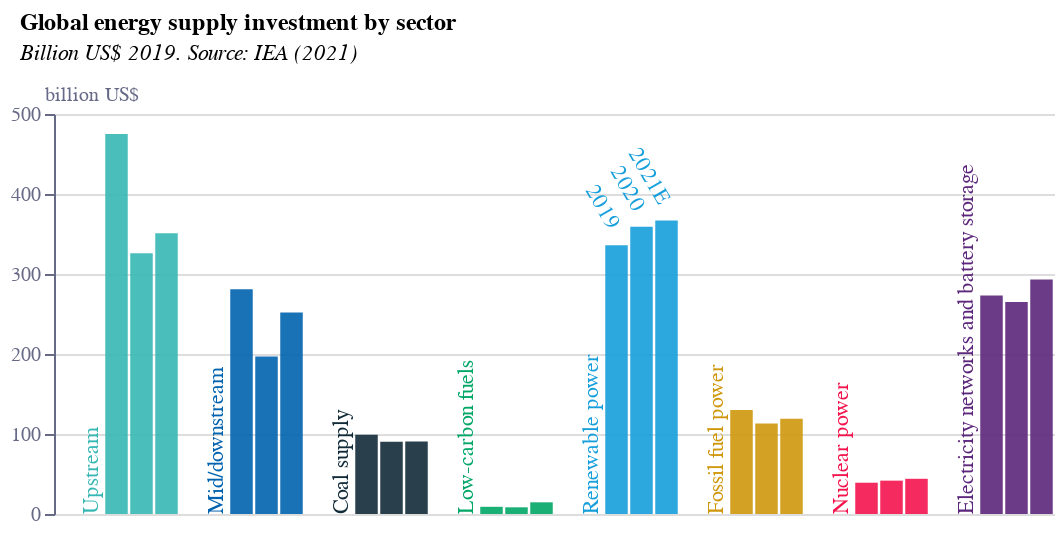

The code cell stored with this chart in its notebook:
### Code cell
base = alt.Chart(f2).encode(
    x=alt.X("index:N", sort=[], axis=None),
    y=alt.Y(
        "value:Q",
        sort=[],
        axis=alt.Axis(
            grid=True,
            title="billion US$",
            titleAnchor="start",
            labelColor=colors["eco-gray"],
            titleColor=colors["eco-gray"],
            tickColor=colors["eco-gray"],
            domainColor=colors["eco-gray"],
            titleFontSize=10,
            labelFontSize=10,
            titleFontWeight="normal",
            titleX=-5,
            titleY=-5,
            titleBaseline="bottom",
            titleAngle=0,
            titleAlign="left",
            tickCount=7,
            format=".0f",
        ),
    ),
    color=alt.Color(
        "industry:N",
        legend=None,
        scale=alt.Scale(
            range=[
                colors["eco-dark-blue"],
                colors["eco-purple"],
                scale_lightness(colors["eco-yellow"], 0.7),
                colors["eco-green"],
                colors["eco-mid-blue"],
                colors["eco-dot"],
                colors["eco-light-blue"],
                colors["eco-turquiose"],
            ]
        ),
    ),
)
bars = base.mark_bar(opacity=0.9).encode(x=alt.X("index:N", sort=[], axis=None))
axes = (
    alt.Chart(
        pd.DataFrame(
            [
                {"t": "Upstream", "y": 0, "x": "Upstream_2018"},
                {
                    "t": "Mid/downstream",
                    "y": 0,
                    "x": "Mid/downstream_2018",
                },
                {
                    "t": "Coal supply",
                    "y": 0,
                    "x": "Coal supply_2018",
                },
                {
                    "t": "Low-carbon fuels",
                    "y": 0,
                    "x": "Low-carbon fuels_2018",
                },
                {
                    "t": "Renewable power",
                    "y": 0,
                    "x": "Renewable power_2018",
                },
                {
                    "t": "Fossil fuel power",
                    "y": 0,
                    "x": "Fossil fuel power_2018",
                },
                {
                    "t": "Nuclear power",
                    "y": 0,
                    "x": "Nuclear power_2018",
                },
                {
                    "t": "Electricity networks and battery storage",
                    "y": 0,
                    "x": "Electricity networks and battery storage_2018",
                },
            ]
        )
    )
    .mark_text(angle=270, align="left")
    .encode(
        x=alt.X("x:N", sort=None, axis=None),
        y="y:Q",
        text="t:N",
        color=alt.Color("t:N", legend=None),
    )
)
year = (
    bars.mark_text(align="right", angle=60, dx=-8, dy=-3)
    .encode(text="year:N")
    .transform_filter("datum.industry=='Renewable power'")
    .transform_filter(
        alt.FieldOneOfPredicate(field="year", oneOf=["2019", "2020", "2021E"])
    )
)

title = alt.TitleParams(
    "Global energy supply investment by sector",
    subtitle=["Billion US$ 2019. Source: IEA (2021)"],
    anchor="start",
    align="left",
    dx=5,
    dy=-5,
    fontSize=12,
    subtitleFontSize=11,
    subtitleFontStyle="italic",
)
layer1 = (
    ((bars + axes + year).properties(height=200, width=500))
    .configure_view(stroke=None)
    .properties(title=title)
)
layer1.save("visualisation/" + f + ".json")
layer1.save("visualisation/" + f + ".png")
open("README.md", "a").write(readme)
layer1

### Figure 1 — Vega-Lite specification as saved in the notebook (floating-point values rounded to 4 significant figures)
{"config": {"view": {"continuousWidth": 400, "continuousHeight": 300, "stroke": null}}, "layer": [{"data": {"name": "data-8a573172ccb1f6513a73410c9da4facb"}, "mark": {"type": "bar", "opacity": 0.9}, "encoding": {"color": {"type": "nominal", "field": "industry", "legend": null, "scale": {"range": ["#122B39", "#5C267B", "#cf970c", "#00A767", "#0063AF", "#F4134D", "#179FDB", "#36B7B4"]}}, "x": {"type": "nominal", "axis": null, "field": "index", "sort": []}, "y": {"type": "quantitative", "axis": {"domainColor": "#676A86", "format": ".0f", "grid": true, "labelColor": "#676A86", "labelFontSize": 10, "tickColor": "#676A86", "tickCount": 7, "title": "billion US$", "titleAlign": "left", "titleAnchor": "start", "titleAngle": 0, "titleBaseline": "bottom", "titleColor": "#676A86", "titleFontSize": 10, "titleFontWeight": "normal", "titleX": -5, "titleY": -5}, "field": "value", "sort": []}}}, {"data": {"name": "data-a20f1176c7465a125ee0bed6fe7dee57"}, "mark": {"type": "text", "align": "left", "angle": 270}, "encoding": {"color": {"type": "nominal", "field": "t", "legend": null}, "text": {"type": "nominal", "field": "t"}, "x": {"type": "nominal", "axis": null, "field": "x", "sort": null}, "y": {"type": "quantitative", "field": "y"}}}, {"data": {"name": "data-8a573172ccb1f6513a73410c9da4facb"}, "mark": {"type": "text", "align": "right", "angle": 60, "dx": -8, "dy": -3}, "encoding": {"color": {"type": "nominal", "field": "industry", "legend": null, "scale": {"range": ["#122B39", "#5C267B", "#cf970c", "#00A767", "#0063AF", "#F4134D", "#179FDB", "#36B7B4"]}}, "text": {"type": "nominal", "field": "year"}, "x": {"type": "nominal", "axis": null, "field": "index", "sort": []}, "y": {"type": "quantitative", "axis": {"domainColor": "#676A86", "format": ".0f", "grid": true, "labelColor": "#676A86", "labelFontSize": 10, "tickColor": "#676A86", "tickCount": 7, "title": "billion US$", "titleAlign": "left", "titleAnchor": "start", "titleAngle": 0, "titleBaseline": "bottom", "titleColor": "#676A86", "titleFontSize": 10, "titleFontWeight": "normal", "titleX": -5, "titleY": -5}, "field": "value", "sort": []}}, "transform": [{"filter": "datum.industry=='Renewable power'"}, {"filter": {"field": "year", "oneOf": ["2019", "2020", "2021E"]}}]}], "height": 200, "title": {"text": "Global energy supply investment by sector", "align": "left", "anchor": "start", "dx": 5, "dy": -5, "fontSize": 12, "subtitle": ["Billion US$ 2019. Source: IEA (2021)"], "subtitleFontSize": 11, "subtitleFontStyle": "italic"}, "width": 500, "$schema": "https://vega.github.io/schema/vega-lite/v4.8.1.json", "datasets": {"data-8a573172ccb1f6513a73410c9da4facb": [{"industry": "Upstream", "index": "Upstream_2017", "value": 0.0, "year": 2017}, {"industry": "Upstream", "index": "Upstream_2018", "value": 0.0, "year": 2018}, {"industry": "Upstream", "index": "Upstream_2019", "value": 475.0, "year": "2019"}, {"industry": "Upstream", "index": "Upstream_2020", "value": 326.0, "year": "2020"}, {"industry": "Upstream", "index": "Upstream_2021E", "value": 351.0, "year": "2021E"}, {"industry": "Mid/downstream", "index": "Mid/downstream_2017", "value": 0.0, "year": 2017}, {"industry": "Mid/downstream", "index": "Mid/downstream_2018", "value": 0.0, "year": 2018}, {"industry": "Mid/downstream", "index": "Mid/downstream_2019", "value": 281.0, "year": "2019"}, {"industry": "Mid/downstream", "index": "Mid/downstream_2020", "value": 197.0, "year": "2020"}, {"industry": "Mid/downstream", "index": "Mid/downstream_2021E", "value": 252.0, "year": "2021E"}, {"industry": "Coal supply", "index": "Coal supply_2017", "value": 0.0, "year": 2017}, {"industry": "Coal supply", "index": "Coal supply_2018", "value": 0.0, "year": 2018}, {"industry": "Coal supply", "index": "Coal supply_2019", "value": 99.1, "year": "2019"}, {"industry": "Coal supply", "index": "Coal supply_2020", "value": 90.2, "year": "2020"}, {"industry": "Coal supply", "index": "Coal supply_2021E", "value": 90.6, "year": "2021E"}, {"industry": "Low-carbon fuels", "index": "Low-carbon fuels_2017", "value": 0.0, "year": 2017}, {"industry": "Low-carbon fuels", "index": "Low-carbon fuels_2018", "value": 0.0, "year": 2018}, {"industry": "Low-carbon fuels", "index": "Low-carbon fuels_2019", "value": 8.99, "year": "2019"}, {"industry": "Low-carbon fuels", "index": "Low-carbon fuels_2020", "value": 8.35, "year": "2020"}, {"industry": "Low-carbon fuels", "index": "Low-carbon fuels_2021E", "value": 14.6, "year": "2021E"}, {"industry": "Renewable power", "index": "Renewable power_2017", "value": 0.0, "year": 2017}, {"industry": "Renewable power", "index": "Renewable power_2018", "value": 0.0, "year": 2018}, {"industry": "Renewable power", "index": "Renewable power_2019", "value": 336.0, "year": "2019"}, {"industry": "Renewable power", "index": "Renewable power_2020", "value": 359.0, "year": "2020"}, {"industry": "Renewable power", "index": "Renewable power_2021E", "value": 367.0, "year": "2021E"}, {"industry": "Fossil fuel power", "index": "Fossil fuel power_2017", "value": 0.0, "year": 2017}, {"industry": "Fossil fuel power", "index": "Fossil fuel power_2018", "value": 0.0, "year": 2018}, {"industry": "Fossil fuel power", "index": "Fossil fuel power_2019", "value": 130.0, "year": "2019"}, {"industry": "Fossil fuel power", "index": "Fossil fuel power_2020", "value": 113.0, "year": "2020"}, {"industry": "Fossil fuel power", "index": "Fossil fuel power_2021E", "value": 119.0, "year": "2021E"}, {"industry": "Nuclear power", "index": "Nuclear power_2017", "value": 0.0, "year": 2017}, {"industry": "Nuclear power", "index": "Nuclear power_2018", "value": 0.0, "year": 2018}, {"industry": "Nuclear power", "index": "Nuclear power_2019", "value": 39.1, "year": "2019"}, {"industry": "Nuclear power", "index": "Nuclear power_2020", "value": 41.7, "year": "2020"}, {"industry": "Nuclear power", "index": "Nuclear power_2021E", "value": 44.0, "year": "2021E"}, {"industry": "Electricity networks and battery storage", "index": "Electricity networks and battery storage_2017", "value": 0.0, "year": 2017}, {"industry": "Electricity networks and battery storage", "index": "Electricity networks and battery storage_2018", "value": 0.0, "year": 2018}, {"industry": "Electricity networks and battery storage", "index": "Electricity networks and battery storage_2019", "value": 273.0, "year": "2019"}, {"industry": "Electricity networks and battery storage", "index": "Electricity networks and battery storage_2020", "value": 265.0, "year": "2020"}, {"industry": "Electricity networks and battery storage", "index": "Electricity networks and battery storage_2021E", "value": 293.0, "year": "2021E"}], "data-a20f1176c7465a125ee0bed6fe7dee57": [{"t": "Upstream", "y": 0, "x": "Upstream_2018"}, {"t": "Mid/downstream", "y": 0, "x": "Mid/downstream_2018"}, {"t": "Coal supply", "y": 0, "x": "Coal supply_2018"}, {"t": "Low-carbon fuels", "y": 0, "x": "Low-carbon fuels_2018"}, {"t": "Renewable power", "y": 0, "x": "Renewable power_2018"}, {"t": "Fossil fuel power", "y": 0, "x": "Fossil fuel power_2018"}, {"t": "Nuclear power", "y": 0, "x": "Nuclear power_2018"}, {"t": "Electricity networks and battery storage", "y": 0, "x": "Electricity networks and battery storage_2018"}]}}
